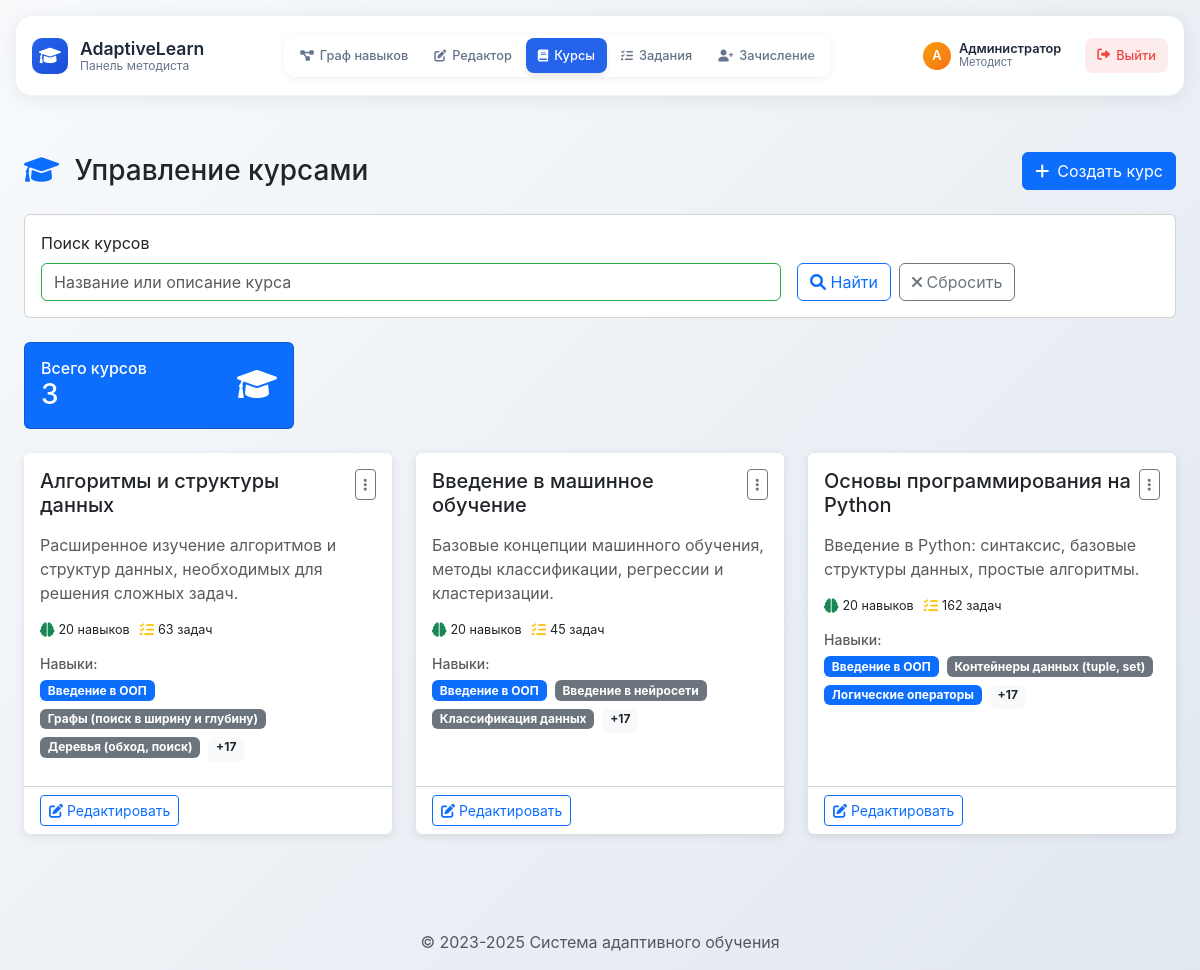
Before: /methodist/courses/ (signed in) with the older database file.
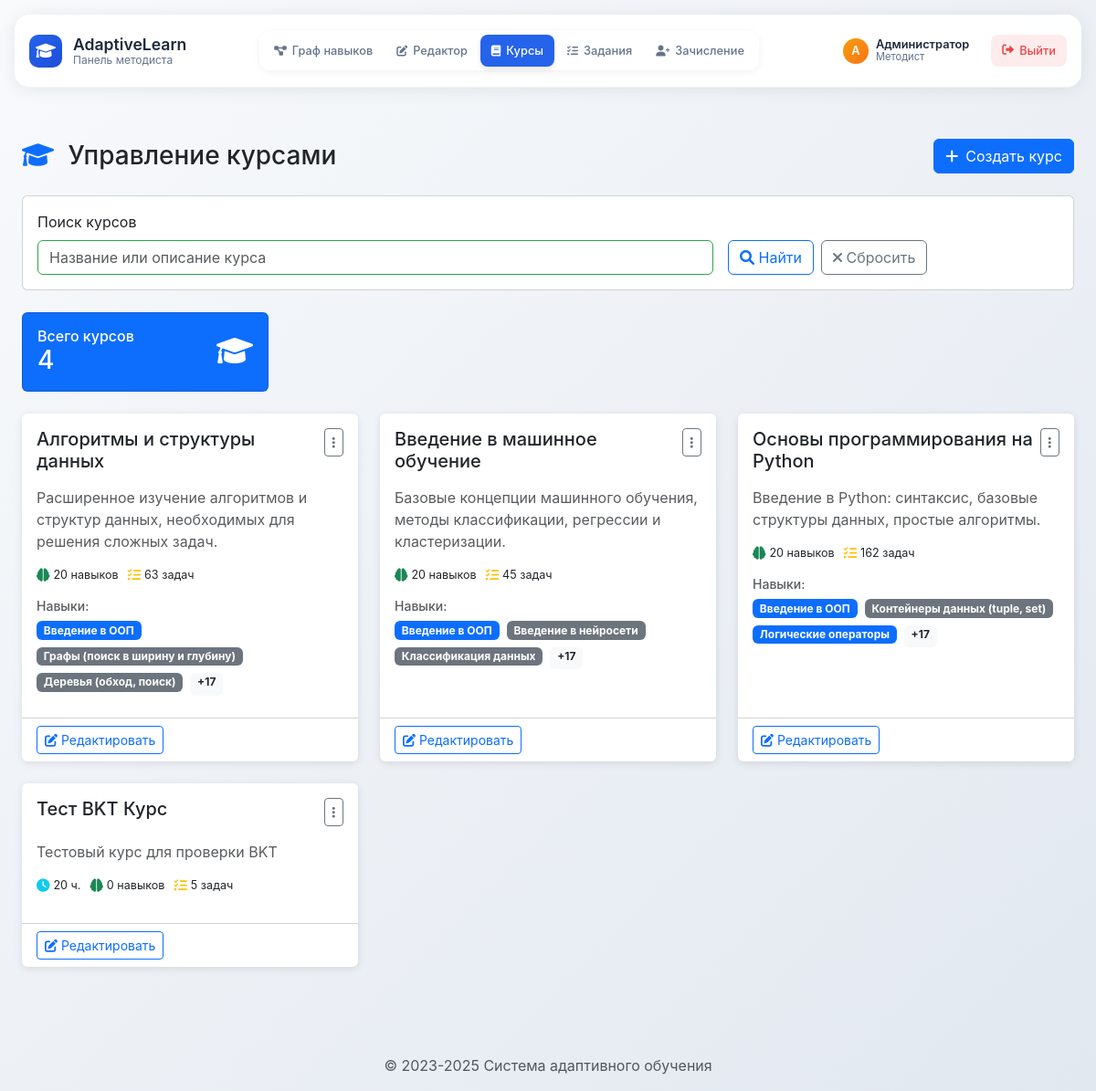
After: the same page with the newer database file.
### skills/models.py (models this page shows, shortened)
class Course(models.Model):
    id = models.CharField(max_length=10, primary_key=True)
    name = models.CharField(max_length=255, verbose_name="Название курса")
    description = models.TextField(verbose_name="Описание")
    duration_hours = models.PositiveIntegerField(null=True, blank=True, verbose_name="Длительность (часы)")
    class Meta:
        verbose_name = "Курс"
        verbose_name_plural = "Курсы"

class Skill(models.Model):
    name = models.CharField(max_length=255, unique=True, verbose_name="Название навыка")
    description = models.TextField(blank=True, null=True, verbose_name="Описание навыка")
    is_base = models.BooleanField(default=False, verbose_name="Базовый навык")
    courses = models.ManyToManyField(Course, related_name="skills", verbose_name="Связанные курсы")
    prerequisites = models.ManyToManyField("self", symmetrical=False, blank=True, verbose_name="Необходимые навыки", related_name="dependent_skills")
    class Meta:
        verbose_name = "Навык"
        verbose_name_plural = "Навыки"
        ordering = ["name"]

### methodist/views_courses.py (the view)
# urls.py: path('courses/', views_courses.courses_list, name='methodist_courses'),
@login_required
@methodist_required
def courses_list(request):
    search_query = request.GET.get('search', '')
    courses = Course.objects.annotate(
        skills_count=Count('skills', distinct=True),
        tasks_count=Count('tasks', distinct=True)
    ).order_by('name')
    if search_query:
        courses = courses.filter(
            Q(name__icontains=search_query) |
            Q(description__icontains=search_query)
        )
    context = {
        'courses': courses,
        'search_query': search_query,
        'total_courses': courses.count(),
    }
    return render(request, 'methodist/courses_list.html', context)

### methodist/templates/methodist/courses_list.html (shortened to what this page needs)
{% extends 'methodist/base.html' %}
{% load static %}
{% block extra_css %}
<link rel="stylesheet" href="{% static 'methodist/css/courses.css' %}">
{% endblock %}
{% block content %}
<div class="container-fluid py-4">
    <div class="row">
        <div class="col-12">
            <div class="d-flex justify-content-between align-items-center mb-4">
                <h1 class="h3 mb-0">
                    <i class="fas fa-graduation-cap me-2 text-primary"></i>
                    Управление курсами
                </h1>
                <a href="{% url 'methodist_course_create' %}" class="btn btn-primary">
                    <i class="fas fa-plus me-2"></i>Создать курс
                </a>
            </div>
            <div class="card mb-4">
                <div class="card-body">
                    <form method="get" class="row g-3">
                        <div class="col-md-8">
                            <label for="search" class="form-label">Поиск курсов</label>
                            <input type="text" class="form-control" id="search" name="search"
                                   value="{{ search_query }}" placeholder="Название или описание курса">
                        </div>
                        <div class="col-md-4 d-flex align-items-end">
                            <button type="submit" class="btn btn-outline-primary me-2">
                                <i class="fas fa-search"></i> Найти
                            </button>
                            <a href="{% url 'methodist_courses' %}" class="btn btn-outline-secondary">
                                <i class="fas fa-times"></i> Сбросить
                            </a>
                        </div>
                    </form>
                </div>
            </div>
            <div class="row mb-4">
                <div class="col-md-3">
                    <div class="card bg-primary text-white">
                        <div class="card-body">
                            <div class="d-flex justify-content-between">
                                <div>
                                    <h6 class="card-title mb-0">Всего курсов</h6>
                                    <h3 class="mb-0">{{ total_courses }}</h3>
                                </div>
                                <div class="align-self-center">
                                    <i class="fas fa-graduation-cap fa-2x"></i>
                                </div>
                            </div>
                        </div>
                    </div>
                </div>
            </div>
            {% if courses %}
            <div class="row">
                {% for course in courses %}
                <div class="col-lg-6 col-xl-4 mb-4">
                    <div class="card course-card h-100">
                        <div class="card-body">
                            <div class="d-flex justify-content-between align-items-start mb-3">
                                <h5 class="card-title mb-0">{{ course.name }}</h5>
                                <div class="dropdown">
                                    <button class="btn btn-outline-secondary btn-sm dropdown-toggle" type="button"
                                            data-bs-toggle="dropdown">
                                        <i class="fas fa-ellipsis-v"></i>
                                    </button>
                                </div>
                            </div>
                            {% if course.description %}
                            <p class="card-text text-muted">{{ course.description|truncatewords:20 }}</p>
                            {% endif %}
                            <div class="course-meta mb-3">
                                {% if course.duration_hours %}
                                <div class="meta-item">
                                    <i class="fas fa-clock text-info me-1"></i>
                                    <small>{{ course.duration_hours }} ч.</small>
                                </div>
                                {% endif %}
                                <div class="meta-item">
                                    <i class="fas fa-brain text-success me-1"></i>
                                    <small>{{ course.skills_count }} навыков{{ course.skills_count|pluralize:"ов,а,ов" }}</small>
                                </div>
                                <div class="meta-item">
                                    <i class="fas fa-tasks text-warning me-1"></i>
                                    <small>{{ course.tasks_count }} задач{{ course.tasks_count|pluralize:"ие,ия,ий" }}</small>
                                </div>
                            </div>
                            {% if course.skills.all %}
                            <div class="skills-preview mb-2">
                                <h6 class="small text-muted mb-2">Навыки:</h6>
                                <div class="skills-tags">
                                    {% for skill in course.skills.all|slice:":3" %}
                                    <span class="badge {% if skill.is_base %}bg-primary{% else %}bg-secondary{% endif %} me-1 mb-1">
                                        {{ skill.name }}
                                    </span>
                                    {% endfor %}
                                    {% if course.skills_count > 3 %}
                                    <span class="badge bg-light text-dark">+{{ course.skills_count|add:"-3" }}</span>
                                    {% endif %}
                                </div>
                            </div>
                            {% endif %}
                        </div>
                        <div class="card-footer bg-transparent">
                            <a href="{% url 'methodist_course_edit' course.id %}" class="btn btn-outline-primary btn-sm">
                                <i class="fas fa-edit me-1"></i>Редактировать
                            </a>
                        </div>
                    </div>
                </div>
                {% endfor %}
            </div>
            {% endif %}
        </div>
    </div>
</div>
{% endblock %}

### methodist/templates/methodist/base.html (shortened to what this page needs)
{% load static %}
<!DOCTYPE html>
<html lang="ru">
<head>
    <link href="https://cdn.jsdelivr.net/npm/bootstrap@5.3.0-alpha1/dist/css/bootstrap.min.css" rel="stylesheet">
    <link rel="stylesheet" href="https://cdnjs.cloudflare.com/ajax/libs/font-awesome/6.0.0/css/all.min.css">
    {% block extra_css %}{% endblock %}
</head>
<body class="methodist-theme">
    <header class="modern-header">
        <div class="header-container">
            <a href="/methodist/" class="brand">
                <div class="brand-icon">
                    <i class="fas fa-graduation-cap"></i>
                </div>
                <div class="brand-text">
                    <div class="brand-title">AdaptiveLearn</div>
                    <div class="brand-subtitle">Панель методиста</div>
                </div>
            </a>
            <nav class="nav-section">
                <div class="nav-tabs-compact">
                    <a href="/methodist/" class="nav-link-compact {% if request.resolver_match.url_name == 'methodist_index' %}active{% endif %}">
                        <i class="fas fa-project-diagram"></i>
                        <span>Граф навыков</span>
                    </a>
                    <a href="/methodist/edit/" class="nav-link-compact {% if 'edit' in request.path %}active{% endif %}">
                        <i class="fas fa-edit"></i>
                        <span>Редактор</span>
                    </a>
                    <a href="/methodist/courses/" class="nav-link-compact {% if 'courses' in request.path %}active{% endif %}">
                        <i class="fas fa-book"></i>
                        <span>Курсы</span>
                    </a>
                    <a href="/methodist/tasks/" class="nav-link-compact {% if 'tasks' in request.path %}active{% endif %}">
                        <i class="fas fa-tasks"></i>
                        <span>Задания</span>
                    </a>
                    <a href="/methodist/enrollment/" class="nav-link-compact {% if 'enrollment' in request.path %}active{% endif %}">
                        <i class="fas fa-user-plus"></i>
                        <span>Зачисление</span>
                    </a>
                </div>
            </nav>
            <div class="user-section">
                {% if user.is_authenticated %}
                    <div class="user-info">
                        <div class="user-avatar">
                            {{ user.first_name|first|default:user.username|first|upper }}
                        </div>
                        <div class="user-details">
                            <div class="user-name">{{ user.first_name|default:user.username }}</div>
                            <div class="user-role">Методист</div>
                        </div>
                    </div>
                    <a href="/logout/" class="logout-btn">
                        <i class="fas fa-sign-out-alt"></i>
                        <span>Выйти</span>
                    </a>
                {% else %}
                    <a href="/login/" class="nav-link-compact">
                        <i class="fas fa-sign-in-alt"></i>
                        <span>Войти</span>
                    </a>
                {% endif %}
            </div>
        </div>
    </header>
    <div class="container">
        <main>
            {% block content %}{% endblock %}
        </main>
        <footer class="mt-5 text-center text-muted">
            <p>© 2023-2025 Система адаптивного обучения</p>
        </footer>
    </div>
</body>
</html>

### methodist/templates/methodist/base.html (style rules this page uses)
:root { --primary-color: #2563eb; --primary-dark: #1d4ed8; --secondary-color: #64748b; --accent-color: #f59e0b; --success-color: #10b981; --danger-color: #ef4444; --text-color: #1e293b; --text-muted: #64748b; --border-color: #e2e8f0; --bg-light: #f8fafc; --shadow: 0 4px 6px -1px rgba(0, 0, 0, 0.1); }
html, body { margin: 0; padding: 0; }
body { background: linear-gradient(135deg, #f8fafc 0%, #e2e8f0 100%); min-height: 100vh; font-family: 'Inter', -apple-system, BlinkMacSystemFont, sans-serif; }
.modern-header { position: relative; background: rgba(255, 255, 255, 0.95); backdrop-filter: blur(20px); border-bottom: 1px solid rgba(226, 232, 240, 0.5); box-shadow: 0 2px 20px rgba(0, 0, 0, 0.08); height: 80px; margin: 1rem 1rem 2rem 1rem; border-radius: 16px; }
.header-container { max-width: 1400px; margin: 0 auto; padding: 0 1rem; height: 100%; display: flex; align-items: center; justify-content: space-between; }
.brand { display: flex; align-items: center; gap: 0.75rem; text-decoration: none; color: var(--text-color); font-weight: 600; font-size: 1.1rem; }
.brand-icon { width: 36px; height: 36px; background: linear-gradient(135deg, var(--primary-color), var(--primary-dark)); border-radius: 10px; display: flex; align-items: center; justify-content: center; color: white; font-size: 1.1rem; }
.brand-text { display: flex; flex-direction: column; line-height: 1.2; }
.brand-title { font-size: 1.1rem; font-weight: 600; }
.brand-subtitle { font-size: 0.75rem; color: var(--text-muted); font-weight: 400; }
.nav-section { display: flex; align-items: center; gap: 0.5rem; }
.nav-tabs-compact { display: flex; background: rgba(255, 255, 255, 0.8); border-radius: 12px; padding: 0.25rem; box-shadow: 0 2px 8px rgba(0, 0, 0, 0.06); gap: 0.125rem; }
.nav-link-compact { padding: 0.5rem 0.75rem; border-radius: 8px; color: var(--text-muted); font-weight: 500; text-decoration: none; font-size: 0.8rem; transition: all 0.2s ease; white-space: nowrap; display: flex; align-items: center; gap: 0.375rem; }
.nav-link-compact.active { background: var(--primary-color); color: white; box-shadow: var(--shadow); }
.nav-link-compact i { font-size: 0.75rem; }
.user-section { display: flex; align-items: center; gap: 0.75rem; }
.user-info { display: flex; align-items: center; gap: 0.5rem; padding: 0.5rem 0.75rem; background: rgba(255, 255, 255, 0.8); border-radius: 12px; font-size: 0.8rem; }
.user-avatar { width: 28px; height: 28px; background: linear-gradient(135deg, var(--accent-color), #f97316); border-radius: 50%; display: flex; align-items: center; justify-content: center; color: white; font-weight: 600; font-size: 0.8rem; }
.user-details { display: flex; flex-direction: column; line-height: 1.2; }
.user-name { font-weight: 600; color: var(--text-color); }
.user-role { color: var(--text-muted); font-size: 0.7rem; }
.logout-btn { padding: 0.5rem 0.75rem; background: rgba(239, 68, 68, 0.1); color: var(--danger-color); border: none; border-radius: 8px; text-decoration: none; font-size: 0.8rem; font-weight: 500; transition: all 0.2s ease; display: flex; align-items: center; gap: 0.375rem; }
.container { max-width: 1400px; }

Changed rows visible on the page:
added Course: name "Тест BKT Курс", description "Тестовый курс для проверки BKT", duration_hours "20", skills_count "0", tasks_count "5"
Other visible differences:
{{ total_courses }}: "3" → "4"
